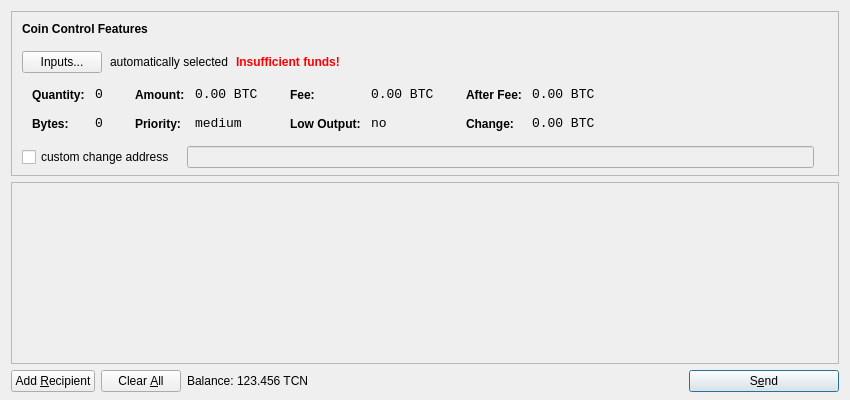
<?xml version="1.0" encoding="UTF-8"?>
<ui version="4.0">
 <class>SendCoinsDialog</class>
 <widget class="QDialog" name="SendCoinsDialog">
  <property name="geometry">
   <rect>
    <x>0</x>
    <y>0</y>
    <width>850</width>
    <height>400</height>
   </rect>
  </property>
  <property name="windowTitle">
   <string>Send Coins</string>
  </property>
  <layout class="QVBoxLayout" name="verticalLayout" stretch="0,1,0">
   <property name="bottomMargin">
    <number>8</number>
   </property>
   <item>
    <widget class="QFrame" name="frameCoinControl">
     <property name="sizePolicy">
      <sizepolicy hsizetype="Expanding" vsizetype="Expanding">
       <horstretch>0</horstretch>
       <verstretch>0</verstretch>
      </sizepolicy>
     </property>
     <property name="maximumSize">
      <size>
       <width>16777215</width>
       <height>16777215</height>
      </size>
     </property>
     <property name="frameShape">
      <enum>QFrame::StyledPanel</enum>
     </property>
     <property name="frameShadow">
      <enum>QFrame::Sunken</enum>
     </property>
     <layout class="QVBoxLayout" name="verticalLayoutCoinControl2">
      <property name="spacing">
       <number>-1</number>
      </property>
      <property name="leftMargin">
       <number>0</number>
      </property>
      <property name="topMargin">
       <number>0</number>
      </property>
      <property name="rightMargin">
       <number>0</number>
      </property>
      <property name="bottomMargin">
       <number>6</number>
      </property>
      <item>
       <layout class="QVBoxLayout" name="verticalLayoutCoinControl" stretch="0,0,0,0,1">
        <property name="spacing">
         <number>0</number>
        </property>
        <property name="leftMargin">
         <number>10</number>
        </property>
        <property name="topMargin">
         <number>10</number>
        </property>
        <item>
         <layout class="QHBoxLayout" name="horizontalLayoutCoinControl1">
          <property name="bottomMargin">
           <number>15</number>
          </property>
          <item>
           <widget class="QLabel" name="labelCoinControlFeatures">
            <property name="sizePolicy">
             <sizepolicy hsizetype="Preferred" vsizetype="Maximum">
              <horstretch>0</horstretch>
              <verstretch>0</verstretch>
             </sizepolicy>
            </property>
            <property name="font">
             <font>
              <weight>75</weight>
              <bold>true</bold>
             </font>
            </property>
            <property name="styleSheet">
             <string notr="true">font-weight:bold;</string>
            </property>
            <property name="text">
             <string>Coin Control Features</string>
            </property>
           </widget>
          </item>
         </layout>
        </item>
        <item>
         <layout class="QHBoxLayout" name="horizontalLayoutCoinControl2" stretch="0,0,0,0">
          <property name="spacing">
           <number>8</number>
          </property>
          <property name="bottomMargin">
           <number>10</number>
          </property>
          <item>
           <widget class="QPushButton" name="pushButtonCoinControl">
            <property name="styleSheet">
             <string notr="true"/>
            </property>
            <property name="text">
             <string>Inputs...</string>
            </property>
           </widget>
          </item>
          <item>
           <widget class="QLabel" name="labelCoinControlAutomaticallySelected">
            <property name="text">
             <string>automatically selected</string>
            </property>
            <property name="margin">
             <number>5</number>
            </property>
           </widget>
          </item>
          <item>
           <widget class="QLabel" name="labelCoinControlInsuffFunds">
            <property name="font">
             <font>
              <weight>75</weight>
              <bold>true</bold>
             </font>
            </property>
            <property name="styleSheet">
             <string notr="true">color:red;font-weight:bold;</string>
            </property>
            <property name="text">
             <string>Insufficient funds!</string>
            </property>
            <property name="margin">
             <number>5</number>
            </property>
           </widget>
          </item>
          <item>
           <spacer name="horizontalSpacerCoinControl">
            <property name="orientation">
             <enum>Qt::Horizontal</enum>
            </property>
            <property name="sizeHint" stdset="0">
             <size>
              <width>40</width>
              <height>1</height>
             </size>
            </property>
           </spacer>
          </item>
         </layout>
        </item>
        <item>
         <widget class="QWidget" name="widgetCoinControl" native="true">
          <property name="sizePolicy">
           <sizepolicy hsizetype="Preferred" vsizetype="Preferred">
            <horstretch>0</horstretch>
            <verstretch>0</verstretch>
           </sizepolicy>
          </property>
          <property name="minimumSize">
           <size>
            <width>0</width>
            <height>0</height>
           </size>
          </property>
          <property name="styleSheet">
           <string notr="true"/>
          </property>
          <layout class="QHBoxLayout" name="horizontalLayoutCoinControl5">
           <property name="margin">
            <number>0</number>
           </property>
           <item>
            <layout class="QHBoxLayout" name="horizontalLayoutCoinControl3" stretch="0,0,0,1">
             <property name="spacing">
              <number>20</number>
             </property>
             <property name="topMargin">
              <number>0</number>
             </property>
             <property name="bottomMargin">
              <number>10</number>
             </property>
             <item>
              <layout class="QFormLayout" name="formLayoutCoinControl1">
               <property name="horizontalSpacing">
                <number>10</number>
               </property>
               <property name="verticalSpacing">
                <number>14</number>
               </property>
               <property name="leftMargin">
                <number>10</number>
               </property>
               <property name="topMargin">
                <number>4</number>
               </property>
               <property name="rightMargin">
                <number>6</number>
               </property>
               <item row="0" column="0">
                <widget class="QLabel" name="labelCoinControlQuantityText">
                 <property name="styleSheet">
                  <string notr="true">font-weight:bold;</string>
                 </property>
                 <property name="text">
                  <string>Quantity:</string>
                 </property>
                 <property name="margin">
                  <number>0</number>
                 </property>
                </widget>
               </item>
               <item row="0" column="1">
                <widget class="QLabel" name="labelCoinControlQuantity">
                 <property name="font">
                  <font>
                   <family>Monospace</family>
                   <pointsize>10</pointsize>
                  </font>
                 </property>
                 <property name="cursor">
                  <cursorShape>IBeamCursor</cursorShape>
                 </property>
                 <property name="contextMenuPolicy">
                  <enum>Qt::ActionsContextMenu</enum>
                 </property>
                 <property name="text">
                  <string notr="true">0</string>
                 </property>
                 <property name="margin">
                  <number>0</number>
                 </property>
                 <property name="textInteractionFlags">
                  <set>Qt::LinksAccessibleByMouse|Qt::TextSelectableByKeyboard|Qt::TextSelectableByMouse</set>
                 </property>
                </widget>
               </item>
               <item row="1" column="0">
                <widget class="QLabel" name="labelCoinControlBytesText">
                 <property name="styleSheet">
                  <string notr="true">font-weight:bold;</string>
                 </property>
                 <property name="text">
                  <string>Bytes:</string>
                 </property>
                </widget>
               </item>
               <item row="1" column="1">
                <widget class="QLabel" name="labelCoinControlBytes">
                 <property name="font">
                  <font>
                   <family>Monospace</family>
                   <pointsize>10</pointsize>
                  </font>
                 </property>
                 <property name="cursor">
                  <cursorShape>IBeamCursor</cursorShape>
                 </property>
                 <property name="contextMenuPolicy">
                  <enum>Qt::ActionsContextMenu</enum>
                 </property>
                 <property name="text">
                  <string notr="true">0</string>
                 </property>
                 <property name="textInteractionFlags">
                  <set>Qt::LinksAccessibleByMouse|Qt::TextSelectableByKeyboard|Qt::TextSelectableByMouse</set>
                 </property>
                </widget>
               </item>
              </layout>
             </item>
             <item>
              <layout class="QFormLayout" name="formLayoutCoinControl2">
               <property name="horizontalSpacing">
                <number>10</number>
               </property>
               <property name="verticalSpacing">
                <number>14</number>
               </property>
               <property name="leftMargin">
                <number>6</number>
               </property>
               <property name="topMargin">
                <number>4</number>
               </property>
               <property name="rightMargin">
                <number>6</number>
               </property>
               <item row="0" column="0">
                <widget class="QLabel" name="labelCoinControlAmountText">
                 <property name="styleSheet">
                  <string notr="true">font-weight:bold;</string>
                 </property>
                 <property name="text">
                  <string>Amount:</string>
                 </property>
                 <property name="margin">
                  <number>0</number>
                 </property>
                </widget>
               </item>
               <item row="0" column="1">
                <widget class="QLabel" name="labelCoinControlAmount">
                 <property name="font">
                  <font>
                   <family>Monospace</family>
                   <pointsize>10</pointsize>
                  </font>
                 </property>
                 <property name="cursor">
                  <cursorShape>IBeamCursor</cursorShape>
                 </property>
                 <property name="contextMenuPolicy">
                  <enum>Qt::ActionsContextMenu</enum>
                 </property>
                 <property name="text">
                  <string notr="true">0.00 BTC</string>
                 </property>
                 <property name="textInteractionFlags">
                  <set>Qt::LinksAccessibleByMouse|Qt::TextSelectableByKeyboard|Qt::TextSelectableByMouse</set>
                 </property>
                </widget>
               </item>
               <item row="1" column="0">
                <widget class="QLabel" name="labelCoinControlPriorityText">
                 <property name="styleSheet">
                  <string notr="true">font-weight:bold;</string>
                 </property>
                 <property name="text">
                  <string>Priority:</string>
                 </property>
                </widget>
               </item>
               <item row="1" column="1">
                <widget class="QLabel" name="labelCoinControlPriority">
                 <property name="font">
                  <font>
                   <family>Monospace</family>
                   <pointsize>10</pointsize>
                  </font>
                 </property>
                 <property name="cursor">
                  <cursorShape>IBeamCursor</cursorShape>
                 </property>
                 <property name="contextMenuPolicy">
                  <enum>Qt::ActionsContextMenu</enum>
                 </property>
                 <property name="text">
                  <string>medium</string>
                 </property>
                 <property name="textInteractionFlags">
                  <set>Qt::LinksAccessibleByMouse|Qt::TextSelectableByKeyboard|Qt::TextSelectableByMouse</set>
                 </property>
                </widget>
               </item>
              </layout>
             </item>
             <item>
              <layout class="QFormLayout" name="formLayoutCoinControl3">
               <property name="horizontalSpacing">
                <number>10</number>
               </property>
               <property name="verticalSpacing">
                <number>14</number>
               </property>
               <property name="leftMargin">
                <number>6</number>
               </property>
               <property name="topMargin">
                <number>4</number>
               </property>
               <property name="rightMargin">
                <number>6</number>
               </property>
               <item row="0" column="0">
                <widget class="QLabel" name="labelCoinControlFeeText">
                 <property name="styleSheet">
                  <string notr="true">font-weight:bold;</string>
                 </property>
                 <property name="text">
                  <string>Fee:</string>
                 </property>
                 <property name="margin">
                  <number>0</number>
                 </property>
                </widget>
               </item>
               <item row="0" column="1">
                <widget class="QLabel" name="labelCoinControlFee">
                 <property name="font">
                  <font>
                   <family>Monospace</family>
                   <pointsize>10</pointsize>
                  </font>
                 </property>
                 <property name="cursor">
                  <cursorShape>IBeamCursor</cursorShape>
                 </property>
                 <property name="contextMenuPolicy">
                  <enum>Qt::ActionsContextMenu</enum>
                 </property>
                 <property name="text">
                  <string notr="true">0.00 BTC</string>
                 </property>
                 <property name="textInteractionFlags">
                  <set>Qt::LinksAccessibleByMouse|Qt::TextSelectableByKeyboard|Qt::TextSelectableByMouse</set>
                 </property>
                </widget>
               </item>
               <item row="1" column="0">
                <widget class="QLabel" name="labelCoinControlLowOutputText">
                 <property name="styleSheet">
                  <string notr="true">font-weight:bold;</string>
                 </property>
                 <property name="text">
                  <string>Low Output:</string>
                 </property>
                </widget>
               </item>
               <item row="1" column="1">
                <widget class="QLabel" name="labelCoinControlLowOutput">
                 <property name="font">
                  <font>
                   <family>Monospace</family>
                   <pointsize>10</pointsize>
                  </font>
                 </property>
                 <property name="cursor">
                  <cursorShape>IBeamCursor</cursorShape>
                 </property>
                 <property name="contextMenuPolicy">
                  <enum>Qt::ActionsContextMenu</enum>
                 </property>
                 <property name="text">
                  <string>no</string>
                 </property>
                 <property name="textInteractionFlags">
                  <set>Qt::LinksAccessibleByMouse|Qt::TextSelectableByKeyboard|Qt::TextSelectableByMouse</set>
                 </property>
                </widget>
               </item>
              </layout>
             </item>
             <item>
              <layout class="QFormLayout" name="formLayoutCoinControl4">
               <property name="horizontalSpacing">
                <number>10</number>
               </property>
               <property name="verticalSpacing">
                <number>14</number>
               </property>
               <property name="leftMargin">
                <number>6</number>
               </property>
               <property name="topMargin">
                <number>4</number>
               </property>
               <property name="rightMargin">
                <number>6</number>
               </property>
               <item row="0" column="0">
                <widget class="QLabel" name="labelCoinControlAfterFeeText">
                 <property name="styleSheet">
                  <string notr="true">font-weight:bold;</string>
                 </property>
                 <property name="text">
                  <string>After Fee:</string>
                 </property>
                 <property name="margin">
                  <number>0</number>
                 </property>
                </widget>
               </item>
               <item row="0" column="1">
                <widget class="QLabel" name="labelCoinControlAfterFee">
                 <property name="font">
                  <font>
                   <family>Monospace</family>
                   <pointsize>10</pointsize>
                  </font>
                 </property>
                 <property name="cursor">
                  <cursorShape>IBeamCursor</cursorShape>
                 </property>
                 <property name="contextMenuPolicy">
                  <enum>Qt::ActionsContextMenu</enum>
                 </property>
                 <property name="text">
                  <string notr="true">0.00 BTC</string>
                 </property>
                 <property name="textInteractionFlags">
                  <set>Qt::LinksAccessibleByMouse|Qt::TextSelectableByKeyboard|Qt::TextSelectableByMouse</set>
                 </property>
                </widget>
               </item>
               <item row="1" column="0">
                <widget class="QLabel" name="labelCoinControlChangeText">
                 <property name="styleSheet">
                  <string notr="true">font-weight:bold;</string>
                 </property>
                 <property name="text">
                  <string>Change:</string>
                 </property>
                </widget>
               </item>
               <item row="1" column="1">
                <widget class="QLabel" name="labelCoinControlChange">
                 <property name="font">
                  <font>
                   <family>Monospace</family>
                   <pointsize>10</pointsize>
                  </font>
                 </property>
                 <property name="cursor">
                  <cursorShape>IBeamCursor</cursorShape>
                 </property>
                 <property name="contextMenuPolicy">
                  <enum>Qt::ActionsContextMenu</enum>
                 </property>
                 <property name="text">
                  <string notr="true">0.00 BTC</string>
                 </property>
                 <property name="textInteractionFlags">
                  <set>Qt::LinksAccessibleByMouse|Qt::TextSelectableByKeyboard|Qt::TextSelectableByMouse</set>
                 </property>
                </widget>
               </item>
              </layout>
             </item>
            </layout>
           </item>
          </layout>
         </widget>
        </item>
        <item>
         <layout class="QHBoxLayout" name="horizontalLayoutCoinControl4" stretch="0,0,0">
          <property name="spacing">
           <number>12</number>
          </property>
          <property name="sizeConstraint">
           <enum>QLayout::SetDefaultConstraint</enum>
          </property>
          <property name="topMargin">
           <number>5</number>
          </property>
          <property name="rightMargin">
           <number>5</number>
          </property>
          <item>
           <widget class="QCheckBox" name="checkBoxCoinControlChange">
            <property name="text">
             <string>custom change address</string>
            </property>
           </widget>
          </item>
          <item>
           <widget class="QLineEdit" name="lineEditCoinControlChange">
            <property name="enabled">
             <bool>false</bool>
            </property>
            <property name="sizePolicy">
             <sizepolicy hsizetype="Expanding" vsizetype="Fixed">
              <horstretch>0</horstretch>
              <verstretch>0</verstretch>
             </sizepolicy>
            </property>
           </widget>
          </item>
          <item>
           <widget class="QLabel" name="labelCoinControlChangeLabel">
            <property name="sizePolicy">
             <sizepolicy hsizetype="Preferred" vsizetype="Expanding">
              <horstretch>0</horstretch>
              <verstretch>0</verstretch>
             </sizepolicy>
            </property>
            <property name="minimumSize">
             <size>
              <width>0</width>
              <height>0</height>
             </size>
            </property>
            <property name="text">
             <string/>
            </property>
            <property name="margin">
             <number>3</number>
            </property>
           </widget>
          </item>
         </layout>
        </item>
        <item>
         <spacer name="verticalSpacerCoinControl">
          <property name="orientation">
           <enum>Qt::Vertical</enum>
          </property>
          <property name="sizeHint" stdset="0">
           <size>
            <width>800</width>
            <height>1</height>
           </size>
          </property>
         </spacer>
        </item>
       </layout>
      </item>
     </layout>
    </widget>
   </item>
   <item>
    <widget class="QScrollArea" name="scrollArea">
     <property name="widgetResizable">
      <bool>true</bool>
     </property>
     <widget class="QWidget" name="scrollAreaWidgetContents">
      <property name="geometry">
       <rect>
        <x>0</x>
        <y>0</y>
        <width>830</width>
        <height>165</height>
       </rect>
      </property>
      <layout class="QVBoxLayout" name="verticalLayout_2">
       <property name="margin">
        <number>0</number>
       </property>
       <item>
        <layout class="QVBoxLayout" name="entries">
         <property name="spacing">
          <number>6</number>
         </property>
        </layout>
       </item>
       <item>
        <spacer name="verticalSpacer">
         <property name="orientation">
          <enum>Qt::Vertical</enum>
         </property>
         <property name="sizeHint" stdset="0">
          <size>
           <width>20</width>
           <height>40</height>
          </size>
         </property>
        </spacer>
       </item>
      </layout>
     </widget>
    </widget>
   </item>
   <item>
    <layout class="QHBoxLayout" name="horizontalLayout">
     <item>
      <widget class="QPushButton" name="addButton">
       <property name="toolTip">
        <string>Send to multiple recipients at once</string>
       </property>
       <property name="text">
        <string>Add &amp;Recipient</string>
       </property>
       <property name="icon">
        <iconset resource="../bitcoin.qrc">
         <normaloff>:/icons/add</normaloff>:/icons/add</iconset>
       </property>
       <property name="autoDefault">
        <bool>false</bool>
       </property>
      </widget>
     </item>
     <item>
      <widget class="QPushButton" name="clearButton">
       <property name="sizePolicy">
        <sizepolicy hsizetype="Minimum" vsizetype="Fixed">
         <horstretch>0</horstretch>
         <verstretch>0</verstretch>
        </sizepolicy>
       </property>
       <property name="toolTip">
        <string>Remove all transaction fields</string>
       </property>
       <property name="text">
        <string>Clear &amp;All</string>
       </property>
       <property name="icon">
        <iconset resource="../bitcoin.qrc">
         <normaloff>:/icons/remove</normaloff>:/icons/remove</iconset>
       </property>
       <property name="autoRepeatDelay">
        <number>300</number>
       </property>
       <property name="autoDefault">
        <bool>false</bool>
       </property>
      </widget>
     </item>
     <item>
      <layout class="QHBoxLayout" name="horizontalLayout_2">
       <property name="spacing">
        <number>3</number>
       </property>
       <item>
        <widget class="QLabel" name="label">
         <property name="text">
          <string>Balance:</string>
         </property>
        </widget>
       </item>
       <item>
        <widget class="QLabel" name="labelBalance">
         <property name="cursor">
          <cursorShape>IBeamCursor</cursorShape>
         </property>
         <property name="text">
          <string>123.456 TCN</string>
         </property>
         <property name="textInteractionFlags">
          <set>Qt::LinksAccessibleByMouse|Qt::TextSelectableByKeyboard|Qt::TextSelectableByMouse</set>
         </property>
        </widget>
       </item>
      </layout>
     </item>
     <item>
      <spacer name="horizontalSpacer">
       <property name="orientation">
        <enum>Qt::Horizontal</enum>
       </property>
       <property name="sizeHint" stdset="0">
        <size>
         <width>40</width>
         <height>20</height>
        </size>
       </property>
      </spacer>
     </item>
     <item>
      <widget class="QPushButton" name="sendButton">
       <property name="minimumSize">
        <size>
         <width>150</width>
         <height>0</height>
        </size>
       </property>
       <property name="toolTip">
        <string>Confirm the send action</string>
       </property>
       <property name="text">
        <string>S&amp;end</string>
       </property>
       <property name="icon">
        <iconset resource="../bitcoin.qrc">
         <normaloff>:/icons/send</normaloff>:/icons/send</iconset>
       </property>
       <property name="default">
        <bool>true</bool>
       </property>
      </widget>
     </item>
    </layout>
   </item>
  </layout>
 </widget>
 <resources>
  <include location="../bitcoin.qrc"/>
 </resources>
 <connections/>
</ui>
